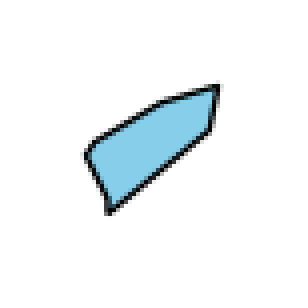
#> input picture neuro_network/data/polygon0007.png, 77 x 77 px (shown 4 times larger); its folder holds only this picture in this run
$ python zipper.py
#> lines starting #> are read from the running program, lines starting #| are printed output that depends on the picture; after the words box and inside, x2 and y2 are one past the last pixel; in counts of white or black regions, pixels touching at a corner belong together
#> further down, img is the input picture: shape (77, 77, 4); mean R, G, B, A 241, 245.8, 247.8, 255
### neuro_network/nirs_test.py
import numpy as np
import cv2 as cv

# Функция проверки, является ли многоугольник выпуклым
def is_convex_polygon(vertices):
    num_vertices = len(vertices)
    # Функция для вычисления векторного произведения трех точек
    def cross_product(p1, p2, p3):
        return (p2[0] - p1[0]) * (p3[1] - p1[1]) - (p2[1] - p1[1]) * (p3[0] - p1[0])

    sign = None
    for i in range(num_vertices):
        p1 = vertices[i]
        p2 = vertices[(i + 1) % num_vertices]
        p3 = vertices[(i + 2) % num_vertices]
        cp = cross_product(p1, p2, p3)

        if cp != 0:  # Если произведение не равно нулю
            if sign is None:
                sign = cp > 0
            elif sign != (cp > 0):
                return False  # Найдено противоположное направление, значит многоугольник не выпуклый
    return True  # Многоугольник выпуклый

# Функция проверки, находится ли точка на достаточном расстоянии от других точек
def is_far_enough(point, vertices, min_dist=10):
    for v in vertices:
        if np.linalg.norm(np.array(point) - np.array(v)) < min_dist:
            return False
    return True

# Функция обработки изображения
def process_image(filename):
    # Чтение изображения
#> called with filename = 'data/polygon0007.png'
    img = cv.imread(filename)
#> img: shape (77, 77, 3)
    if img is None:
        print("Error: Image not found or could not be loaded.")
        return

    # Преобразование изображения в оттенки серого
    gray = cv.cvtColor(img, cv.COLOR_BGR2GRAY)
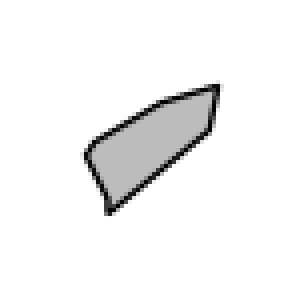
#> gray: shape (77, 77) (shown 4 times larger); min 0, max 255, mean 244.6
    # Применение пороговой бинаризации и инверсия цветов
    _, thresh = cv.threshold(gray, 127, 255, cv.THRESH_BINARY_INV)
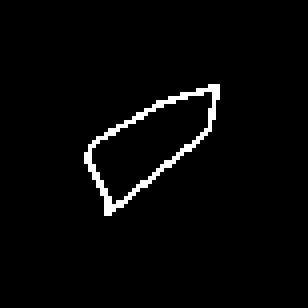
#> thresh: shape (77, 77) (shown 4 times larger); 2.6% white in thin lines or dots, all inside (x1, y1, x2, y2) = (21, 21, 55, 54)

    # Поиск контуров на изображении
    contours, hierarchy = cv.findContours(thresh, cv.RETR_TREE, cv.CHAIN_APPROX_SIMPLE)
#> contours = 2 contours; box (x1, y1, x2, y2) and area: (21, 21, 55, 54) 497, (22, 22, 54, 52) 426

    if len(contours) == 0:
        print("Контуры не найдены")
        return

    vertices = []
    for cnt in contours:
        # Аппроксимация контура до многоугольника
        epsilon = 0.01 * cv.arcLength(cnt, True)  # Степень апроксимации, чем меньше, тем полученный многоугольник к исходному
        approx = cv.approxPolyDP(cnt, epsilon, True)

        for vertex in approx:
            p = tuple(vertex.ravel())  # Преобразование координат вершины в кортеж
            if is_far_enough(p, vertices, min_dist=10):
                vertices.append(p)  # Добавление вершины в список, если она на достаточном расстоянии
#> this loop made 2 passes
#> epsilon on passes 1 to 2: 1.04, 0.948
#> after the loop, vertices = [(54, 21), (39, 25), (22, 36), (26, 49), (52, 32)]

    print("Всего точек - ", len(vertices))
#| Всего точек -  5

    if len(vertices) < 4:
        print("Найдено меньше 4 точек, что нам не подхлодит", end="\n\n")
        return

    # Проверка, является ли многоугольник выпуклым
    if is_convex_polygon(vertices):
#> in is_convex_polygon, `num_vertices = len(vertices)`: num_vertices = 5
#> the loop in is_convex_polygon, `for i in range(num_vertices):` made 5 passes
#> (p1, p2, p3, cp, sign) on pass 1: ((54, 21), (39, 25), (22, 36), -97, False)
#> (p1, p2, p3, cp) on passes 2 to 5: ((39, 25), (22, 36), (26, 49), -265), ((22, 36), (26, 49), (52, 32), -406), ((26, 49), (52, 32), (54, 21), -252), ((52, 32), (54, 21), (39, 25), -157)
#> after the loop in is_convex_polygon, `for i in range(num_vertices):`: sign = False
        convex_text = "Convex"
        #print("Выпуклый", end="\n\n")
        return 1
    else:
        convex_text = "Not convex"
        #print("Вогнутый", end="\n\n")
        return 0

    # Отображение индексов вершин на изображении
    for i, p in enumerate(vertices):
        cv.putText(img, str(i), p, cv.FONT_HERSHEY_SIMPLEX, 0.5, (0, 0, 0), 2)

    # Отрисовка контуров на изображении
    cv.drawContours(img, contours, -1, (255, 0, 0), 1, cv.LINE_AA, hierarchy, 1)

    # Добавление текста о выпуклости многоугольника внизу изображения
    text_position = (10, img.shape[0] - 10)
    cv.putText(img, convex_text, text_position, cv.FONT_HERSHEY_SIMPLEX, 0.5, (255, 0, 0), 2)

    # Отображение изображения с контурами и текстом
    cv.imshow('contours', img)

    # Ожидание нажатия клавиши для закрытия окна
    key = cv.waitKey()
    if key == 27:  # Клавиша 'Esc'
        cv.destroyAllWindows()

### neuro_network/zipper.py
from PIL import Image
import numpy as np
import os
import nirs_test

directory = 'data/'
arr_lbs = []
arr_ims = []

for im_file in os.listdir(directory):
    f = os.path.join(directory, im_file)
    img = np.array(Image.open(f), dtype='uint8')
    mark = nirs_test.process_image(f)

    arr_ims.append(img)
    X_array = np.asarray(arr_ims)

    if not mark is None:
        arr_lbs.append(mark)
        Y_array = np.asarray(arr_lbs)
        # convex=1 convac=0

    np.savez('network_dataset.npz', x=X_array, y=Y_array)

'''
with np.load("network_dataset.npz", allow_pickle=True) as fi:
    lst = fi.files
    for item in lst:
        print(item, len(fi[item]))
        print(fi[item])
'''

$ run again, on neuro_network/data/polygon0082.png
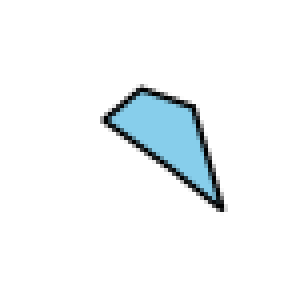
#> input picture neuro_network/data/polygon0082.png, 77 x 77 px (shown 4 times larger)
#> img is the input picture: shape (77, 77, 4); mean R, G, B, A 243.5, 247.1, 248.6, 255
#> img: shape (77, 77, 3)
#> in process_image, `gray = cv.cvtColor(img, cv.COLOR_BGR2GRAY)`:
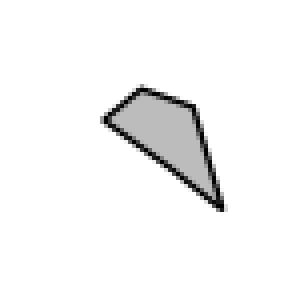
#> gray: shape (77, 77) (shown 4 times larger); min 0, max 255, mean 246.2
#> in process_image, `_, thresh = cv.threshold(gray, 127, 255, cv.THRESH_BINARY_INV)`:
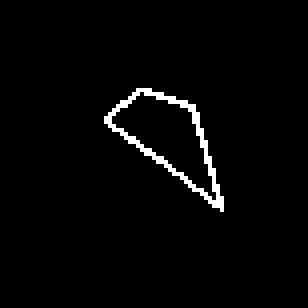
#> thresh: shape (77, 77) (shown 4 times larger); 2.3% white in thin lines or dots, all inside (x1, y1, x2, y2) = (26, 22, 56, 53)
#> contours = 2 contours; box (x1, y1, x2, y2) and area: (26, 22, 56, 53) 385, (27, 22, 55, 51) 325
#> the loop in process_image, `for cnt in contours:` made 2 passes
#> epsilon on passes 1 to 2: 0.946, 0.866
#> after the loop in process_image, `for cnt in contours:`: vertices = [(26, 29), (55, 52), (48, 26), (34, 22), (40, 39)]
#| Всего точек -  5
#> num_vertices = 5
#> the loop in is_convex_polygon, `for i in range(num_vertices):` made 4 passes
#> (p1, p2, p3, cp, sign) on pass 1: ((26, 29), (55, 52), (48, 26), -593, False)
#> after the loop in is_convex_polygon, `for i in range(num_vertices):`: sign = False

$ run again, on neuro_network/data/polygon0011.png
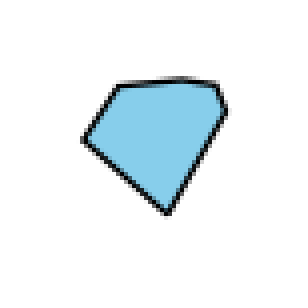
#> input picture neuro_network/data/polygon0011.png, 77 x 77 px (shown 4 times larger)
#> img is the input picture: shape (77, 77, 4); mean R, G, B, A 235.7, 243.4, 246.5, 255
#> img: shape (77, 77, 3)
#> in process_image, `gray = cv.cvtColor(img, cv.COLOR_BGR2GRAY)`:
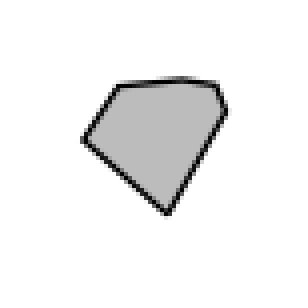
#> gray: shape (77, 77) (shown 4 times larger); min 0, max 255, mean 241.4
#> in process_image, `_, thresh = cv.threshold(gray, 127, 255, cv.THRESH_BINARY_INV)`:
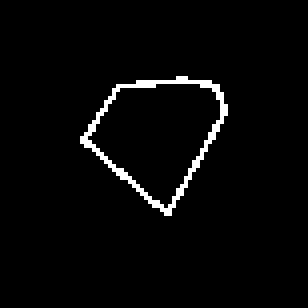
#> thresh: shape (77, 77) (shown 4 times larger); 2.7% white in thin lines or dots, all inside (x1, y1, x2, y2) = (20, 19, 57, 54)
#> contours = 2 contours; box (x1, y1, x2, y2) and area: (20, 19, 57, 54) 738, (21, 20, 56, 53) 669
#> the loop in process_image, `for cnt in contours:` made 2 passes
#> epsilon on passes 1 to 2: 1.12, 1.05
#> after the loop in process_image, `for cnt in contours:`: vertices = [(52, 20), (29, 21), (20, 35), (42, 53)]
#| Всего точек -  4
#> num_vertices = 4
#> the loop in is_convex_polygon, `for i in range(num_vertices):` made 4 passes
#> (p1, p2, p3, cp, sign) on pass 1: ((52, 20), (29, 21), (20, 35), -313, False)
#> after the loop in is_convex_polygon, `for i in range(num_vertices):`: sign = False
